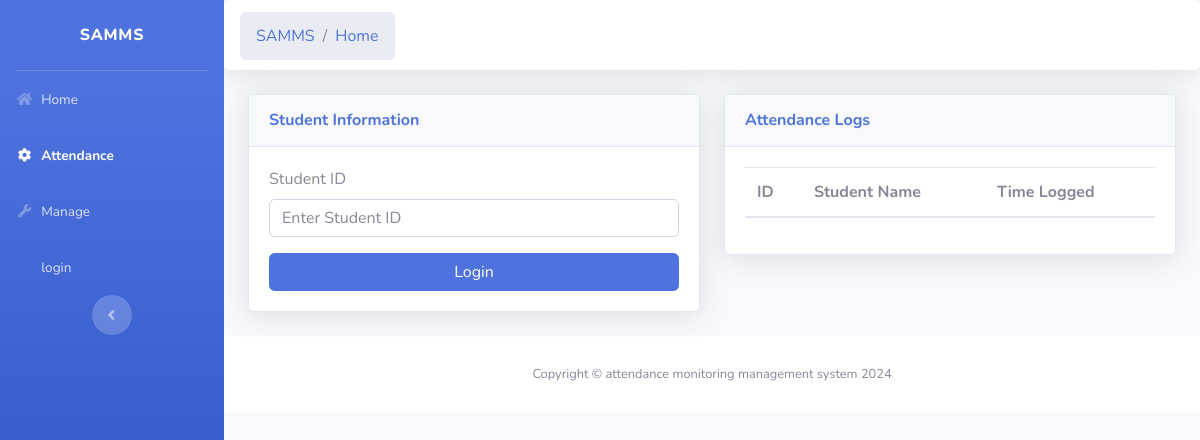
The page /attendance on the database as committed earlier.
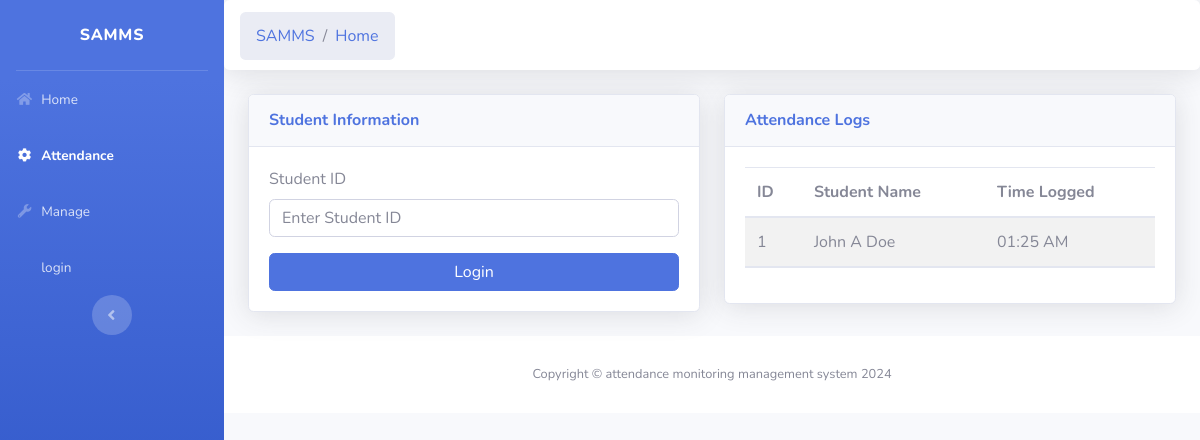
The same page on the database as committed later.
### tables this page shows
CREATE TABLE attendance_log (
        id INTEGER,
        time TIME,
        name varchar,
        date DATE
    );

### routes/attendance.py (the view, shortened to what this page needs)
	@app.route("/attendance",methods=["GET","POST"])
	def attendance():
	    db = getdatabase()
	    now = datetime.datetime.now()
	    time = now.strftime("%I:%M %p")
	    if request.method=="GET":
	        todays_attendance=db.retrieve_todays_attendance("attendance_log", date=str(datetime.datetime.today()).split(" ")[0]
	)
	        db.close()
	        return render_template("attendance.html",name="",sex="",type="",id="",didsomeonelogin=False,todays_attendance=todays_attendance)

### manage_database.py (called while the page is built)
    def retrieve_todays_attendance(self, table_name, date):
        self.cursor.execute(f"SELECT * FROM {table_name} WHERE date='{date}'")
        return self.cursor.fetchall()

    def close(self):
        self.conn.close()

### routes/attendance.py (called while the page is built, shortened)
def getdatabase():
 return  MySQLDatabase(database='amms.db')

def Attendance(app):
	@app.route("/attendance",methods=["GET","POST"])
	def attendance():
	    db = getdatabase()
	    now = datetime.datetime.now()
	    time = now.strftime("%I:%M %p")
	    if request.method=="GET":
	        todays_attendance=db.retrieve_todays_attendance("attendance_log", date=str(datetime.datetime.today()).split(" ")[0]
	)
	        db.close()
	        return render_template("attendance.html",name="",sex="",type="",id="",didsomeonelogin=False,todays_attendance=todays_attendance)

### templates/attendance.html (shortened to what this page needs)
<!DOCTYPE html>
<html lang="en">
  <head>
    <link rel="stylesheet"
      href="https://cdnjs.cloudflare.com/ajax/libs/font-awesome/5.15.2/css/all.min.css" />
    <link href="{{ url_for('static', filename='css/sb-admin-2.min.css') }}"
      rel="stylesheet" />
    <link href="https://unpkg.com/aos@2.3.1/dist/aos.css" rel="stylesheet" />
  </head>
  <body id="page-top">
    <div id="wrapper">
      <ul class="navbar-nav bg-gradient-primary sidebar sidebar-dark accordion"
        id="accordionSidebar"
        data-aos="fade-right">
        <a
          class="sidebar-brand d-flex align-items-center justify-content-center"
          href="{{url_for('home')}}">
          <div class="sidebar-brand-text mx-3">SAMMS</div>
        </a>
        <hr class="sidebar-divider my-0" />
        <li class="nav-item">
          <a class="nav-link" href="{{url_for('home')}}">
            <i class="fas fa-fw fa-home"></i>
            <span>Home</span></a>
        </li>
        <li class="nav-item active">
          <a class="nav-link collapsed" href="{{url_for('attendance')}}">
            <i class="fas fa-fw fa-cog"></i>
            <span>Attendance</span>
          </a>
        </li>
        <li class="nav-item">
          <a class="nav-link collapsed" href="{{url_for('manage')}}">
            <i class="fas fa-fw fa-wrench"></i>
            <span>Manage</span>
          </a>
        </li>
        <li class="nav-item ml-auto">
          <a class="nav-link collapsed"
            href="{{url_for('login')}}">
            <span>login</span>
          </a>
        </li>
        <div class="text-center d-none d-md-inline">
          <button class="rounded-circle border-0" id="sidebarToggle"></button>
        </div>
      </ul>
      <div id="content-wrapper" class="d-flex flex-column">
        <div id="content">
          <nav
            class="navbar navbar-expand navbar-light bg-white topbar mb-4 static-top shadow breadcrumb">
            <ol class="breadcrumb">
              <li class="breadcrumb-item"><a
                  href="{{url_for('home')}}">SAMMS</a></li>
              <li class="breadcrumb-item"><a
                  href="{{url_for('home')}}">Home</a></li>
            </ol>
          </nav>
          <div class="container-fluid">
            <div class="row">
              <div class="col-md-6" data-aos="fade-right">
                <div class="card shadow mb-4">
                  <div class="card-header py-3">
                    <h6 class="m-0 font-weight-bold text-primary">
                      Student Information
                    </h6>
                  </div>
                  <div class="card-body">
                    <form action="/attendance" method="post"
                      accept-charset="utf-8">
                      <div class="form-group">
                        <label for="studentid">Student ID</label>
                        <input type="text" class="form-control" id="studentid"
                          placeholder="Enter Student ID"
                          name="studentid" />
                      </div>
                      <button type="submit" class="btn btn-primary btn-block">
                        Login
                      </button>
                    </form>
                  </div>
                </div>
              </div>
              <div class="col-md-6" data-aos="fade-left">
                <div class="card shadow mb-4">
                  <div class="card-header py-3">
                    <h6 class="m-0 font-weight-bold text-primary">
                      Attendance Logs
                    </h6>
                  </div>
                  <div class="card-body">
                    <table class="table table-striped table-hover">
                      <thead>
                        <tr>
                          <th>ID</th>
                          <th>Student Name</th>
                          <th>Time Logged</th>
                        </tr>
                      </thead>
                      <tbody>
                        {% for log in todays_attendance %}
                        <tr>
                          <td>{{log[0]}}</td>
                          <td>{{log[2]}}</td>
                          <td>{{log[1]}}</td>
                        </tbody>
                          {% endfor %}
                      </tbody>
                    </table>
                  </div>
                </div>
              </div>
            </div>
          </div>
          <footer class="sticky-footer bg-white">
            <div class="container my-auto">
              <div class="copyright text-center my-auto">
                <span>Copyright &copy; attendance monitoring management system
                  2024</span>
              </div>
            </div>
          </footer>
        </div>
      </div>
    </div>
  </body>
</html>

Rows that differ between the two databases and show on the page:
added attendance_log: id "1", name "John A Doe", time "01:25 AM"
